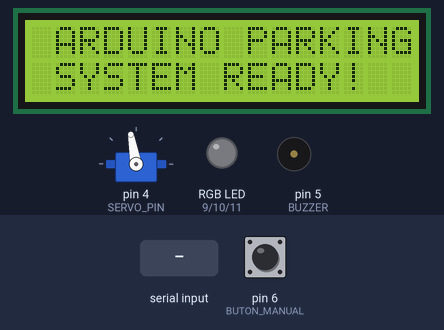
The sketch below on a simulated Arduino Uno, built with avr-gcc and run on an emulated ATmega328P. On the bench: 16×2 character LCD, servo, an RGB LED mixed from three pins (HIGH = lit), buzzer (waves = sounding). The test bench sets the inputs (shaded band); at power-on: pin 6 (BUTON_MANUAL) HIGH.

Above: at 0.1 s.
3.3 s: "OPEN\n" received over Serial
At 4.7 s:
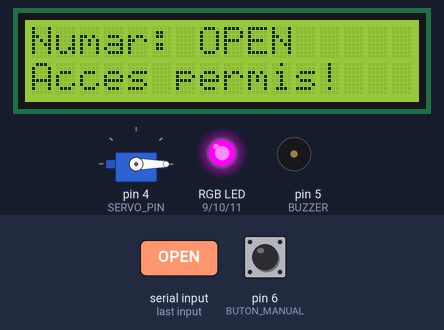
6.3 s: pin 6 (BUTON_MANUAL) pulled LOW for 1 s
At 7.1 s:
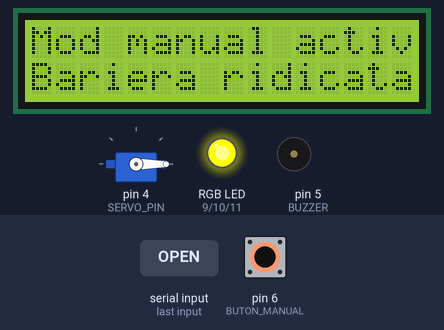
10.3 s: "DENY\n" received over Serial
At 12.0 s:
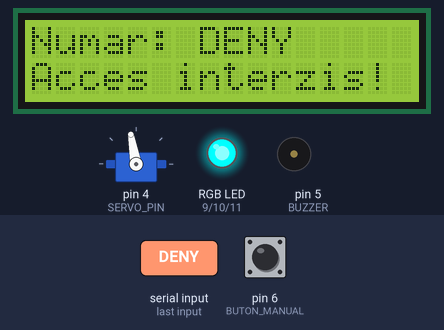
13.1 s: byte 10 ('\n') received over Serial
At 14.1 s:
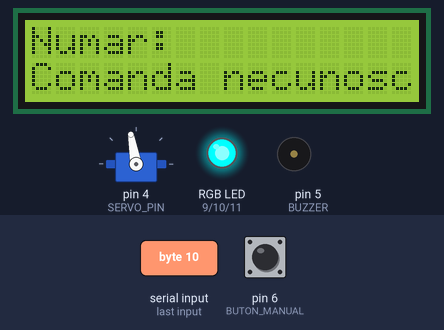
14.6 s: pin 6 (BUTON_MANUAL) pulled LOW for 0.15 s
At 15.6 s:
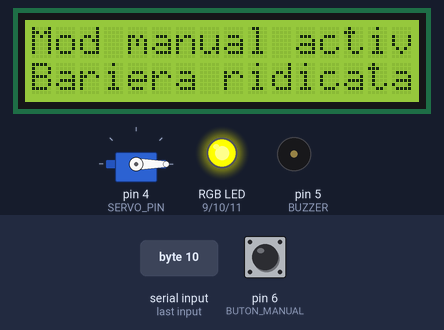
17.7 s: "1\n" received over Serial
At 20.4 s:
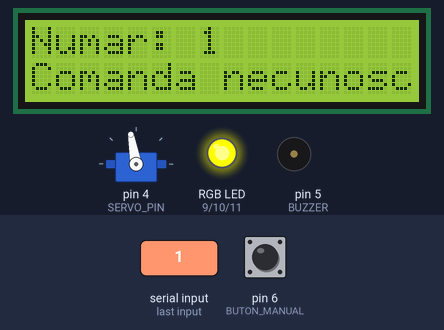
Timing chart, 0 to 21.7 s (numbered marks = the images above; inputs shaded):
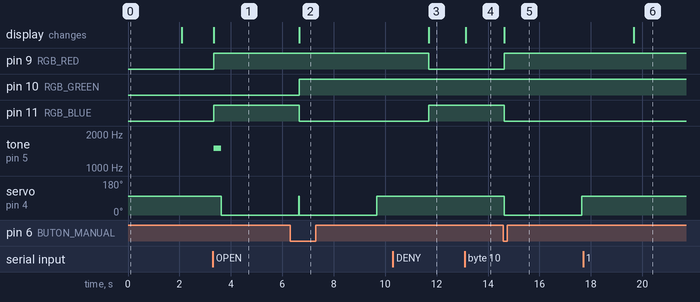

The sketch:

LicentaCuBecSiButon.ino
```cpp
#include <Wire.h>
#include <LiquidCrystal_I2C.h>
#include <Servo.h>

// Inițializări
LiquidCrystal_I2C lcd(0x27, 16, 2);
Servo myservo;

// Pini
const int BUZZER = 5;
const int SERVO_PIN = 4;
const int RGB_RED = 9;
const int RGB_GREEN = 10;
const int RGB_BLUE = 11;
const int BUTON_MANUAL = 6;

// Variabile pentru serial
String inputString = "";
bool stringComplete = false;

void setup() {
  Serial.begin(9600);
  lcd.init();
  lcd.backlight();

  pinMode(BUZZER, OUTPUT);
  digitalWrite(BUZZER, LOW);

  pinMode(RGB_RED, OUTPUT);
  pinMode(RGB_GREEN, OUTPUT);
  pinMode(RGB_BLUE, OUTPUT);

  pinMode(BUTON_MANUAL, INPUT_PULLUP);

  myservo.attach(SERVO_PIN);
  myservo.write(100);

  lcd.setCursor(0, 0);
  lcd.print(" ARDUINO PARKING ");
  lcd.setCursor(0, 1);
  lcd.print(" SYSTEM READY! ");
  delay(2000);
  lcd.clear();
}

void loop() {
  if (digitalRead(BUTON_MANUAL) == LOW) {
    lcd.clear();
    lcd.setCursor(0, 0);
    lcd.print("Mod manual activat");
    lcd.setCursor(0, 1);
    lcd.print("Bariera ridicata!");

    setRGB(0, 0, 255);  // Albastru

    myservo.write(0);
    delay(3000);
    myservo.write(100);
    delay(2000);
    return;
  }

  if (Serial.available()) {
    char inChar = (char)Serial.read();
    if (inChar == '\n') {
      stringComplete = true;
    } else {
      inputString += inChar;
    }
  }

  if (stringComplete) {
    lcd.clear();
    lcd.setCursor(0, 0);
    lcd.print("Numar: ");
    lcd.print(inputString);

    if (inputString == "OPEN") {
      lcd.setCursor(0, 1);
      lcd.print("Acces permis!");

      setRGB(0, 255, 0);  // Verde

      tone(BUZZER, 1500);  // ✅ Buzzer activ doar la acces permis
      delay(300);
      noTone(BUZZER);

      myservo.write(0);
      delay(3000);
      myservo.write(100);

    } else if (inputString == "DENY") {
      lcd.setCursor(0, 1);
      lcd.print("Acces interzis!");

      setRGB(255, 0, 0);  // Roșu
      noTone(BUZZER);     // 🔕 Fără buzzer

    } else {
      lcd.setCursor(0, 1);
      lcd.print("Comanda necunosc.");
    }

    inputString = "";
    stringComplete = false;
  }
}

void setRGB(int r, int g, int b) {
  analogWrite(RGB_RED, 255 - r);
  analogWrite(RGB_GREEN, 255 - g);
  analogWrite(RGB_BLUE, 255 - b);
}
```

Measured:
- after the input at 3.3 s, pin 9 (RGB_RED), pin 11 (RGB_BLUE): LOW → HIGH at once; tone on pin 5 (BUZZER): silent → 1500 Hz at once, → silent 0.30 s later; servo on pin 4 (SERVO_PIN): 100° → 0° after 0.33 s; the display: changes at once (image 1)
- after the input at 6.3 s, pin 10 (RGB_GREEN): LOW → HIGH after 0.37 s; pin 11 (RGB_BLUE): HIGH → LOW after 0.37 s; the display: changes after 0.37 s (image 2)
- after the input at 10.3 s, pin 9 (RGB_RED): HIGH → LOW after 1.4 s; pin 11 (RGB_BLUE): LOW → HIGH after 1.4 s; the display: changes after 1.4 s (image 3)
- after the input at 13.1 s, the display: changes at once (image 4)
- after the input at 14.6 s, pin 9 (RGB_RED): LOW → HIGH at once; pin 11 (RGB_BLUE): HIGH → LOW at once; servo on pin 4 (SERVO_PIN): 100° → 0° at once, → 100° 3.0 s later; the display: changes at once (image 5)
- after the input at 17.7 s, the display: changes after 2.0 s (image 6)
